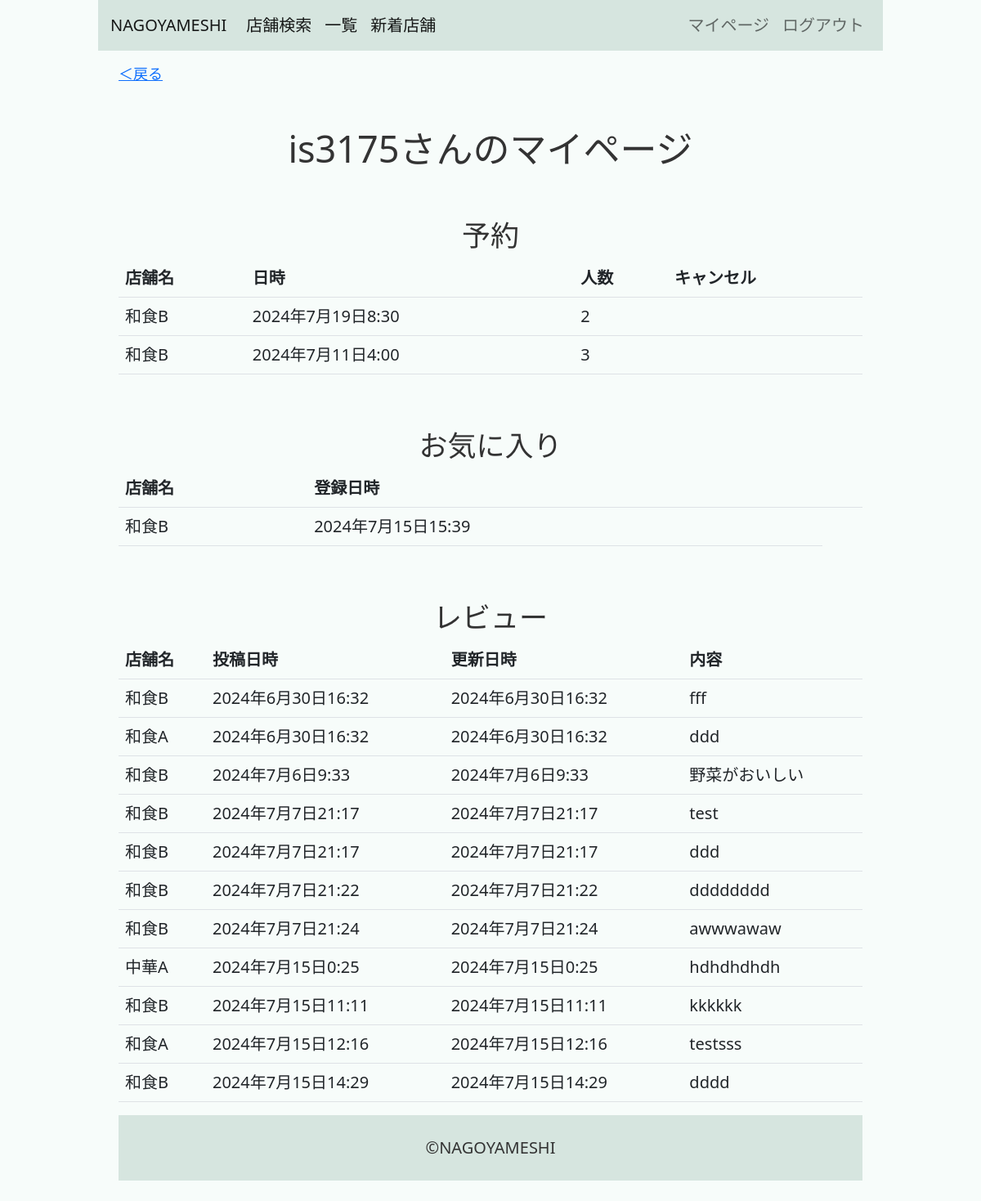
The app's page /mypage/ (signed in), older data.
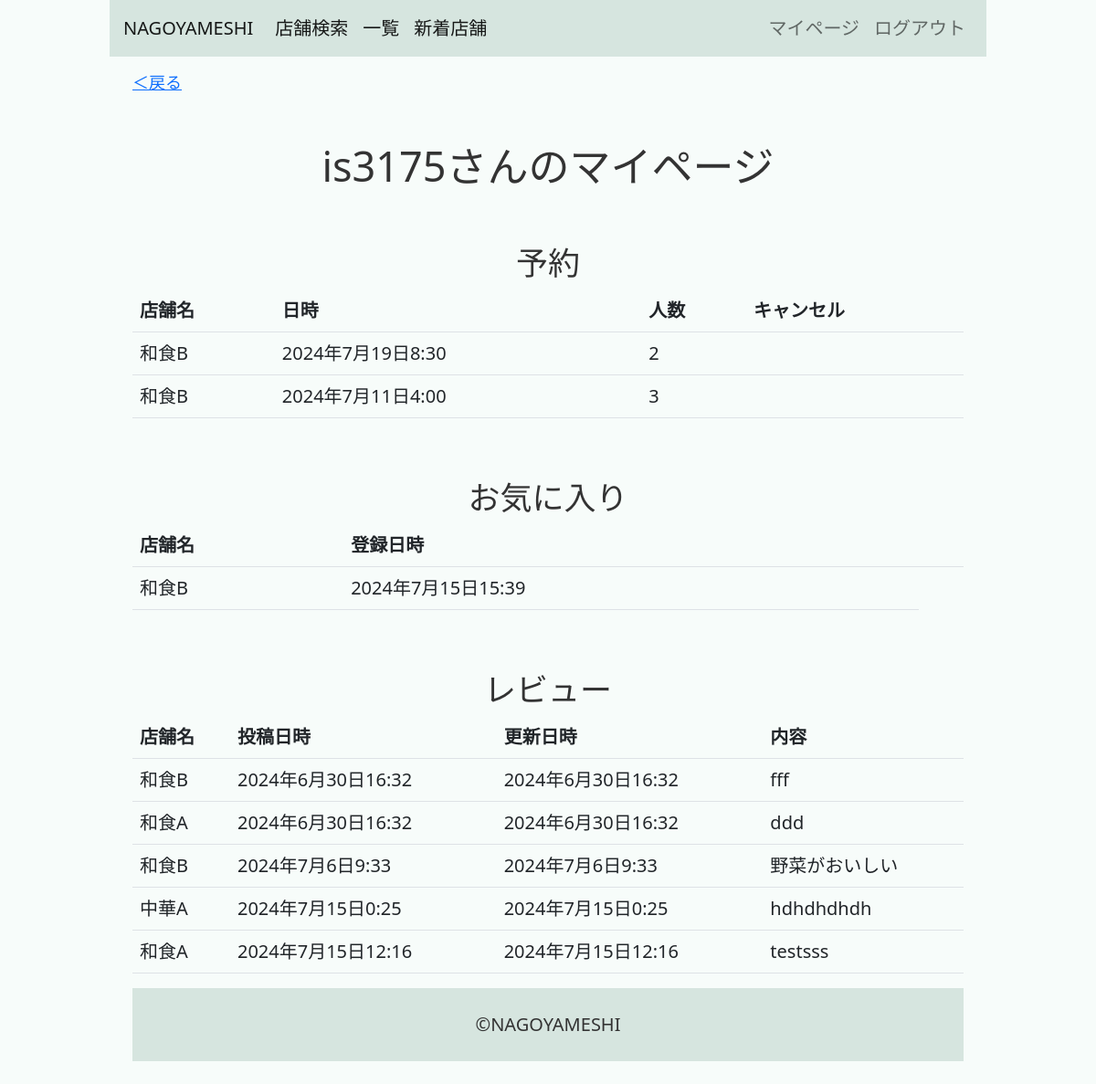
The same page, newer data.
### nagoyameshiapp/models.py (models this page shows, shortened)
class Reservation(models.Model):
    user        = models.ForeignKey(User, verbose_name="予約者", on_delete=models.CASCADE)
    restaurant  = models.ForeignKey(Restaurant, verbose_name="店舗", on_delete=models.CASCADE)
    datetime    = models.DateTimeField(verbose_name="予約日時")
    headcount   = models.PositiveIntegerField(verbose_name="人数")
    created_at  = models.DateTimeField(verbose_name="作成日時", default=timezone.now)
    updated_at  = models.DateTimeField(verbose_name="更新日時", auto_now=True)

class Restaurant(models.Model):
    category    = models.ForeignKey(Category, verbose_name="カテゴリ", on_delete=models.CASCADE)
    name        = models.CharField(verbose_name="名前", max_length=50)
    image       = models.ImageField(verbose_name="画像", upload_to="nagoyameshiapp/restaurant/image/",blank=True,null=True)
    description = models.CharField(verbose_name="店舗説明", max_length=500)
    start_at    = models.TimeField(verbose_name="営業開始時間", default=timezone.now)
    end_at      = models.TimeField(verbose_name="営業終了時間", default=timezone.now)
    cost        = models.PositiveIntegerField(verbose_name="価格帯", blank=True, null=True)
    post_code   = models.CharField(verbose_name="郵便番号", max_length=8, blank=True, null=True)
    address     = models.CharField(verbose_name="住所", max_length=100, blank=True)
    tel         = models.CharField(verbose_name="電話番号", max_length=11, blank=True, null=True)
    created_at  = models.DateTimeField(verbose_name="投稿日時", default=timezone.now)
    updated_at  = models.DateTimeField(verbose_name="更新日時", auto_now=True)
    def __str__(self):
        return self.name

class Favorite(models.Model):
    user        = models.ForeignKey(User, verbose_name="お気に入り登録者", on_delete=models.CASCADE)
    restaurant  = models.ForeignKey(Restaurant, verbose_name="店舗", on_delete=models.CASCADE)
    created_at  = models.DateTimeField(verbose_name="作成日時", default=timezone.now)

class Review(models.Model):
    restaurant  = models.ForeignKey(Restaurant, verbose_name="店舗", on_delete=models.CASCADE)
    user        = models.ForeignKey(User, verbose_name="投稿者", on_delete=models.CASCADE)
    content     = models.CharField(verbose_name="内容", max_length=100)
    created_at  = models.DateTimeField(verbose_name="投稿日時", default=timezone.now)
    updated_at  = models.DateTimeField(verbose_name="更新日時", auto_now=True)

### nagoyameshiapp/views.py (the view, shortened to what this page needs)
class MypageView(LoginRequiredMixin,View):
    def get(self, request, *args, **kwargs):
        context = {}
        context["reviews"]     =  Review.objects.filter(user=request.user)
        context["favorites"]   =  Favorite.objects.filter(user=request.user)
        context["reservations"] =  Reservation.objects.filter(user=request.user)
        context["deadline"]   =  timezone.now() + datetime.timedelta(days=1)
        return render(request, "nagoyameshiapp/mypage.html",context)

### templates/nagoyameshiapp/mypage.html (shortened to what this page needs)
{% extends "nagoyameshiapp/base.html" %}
{% block main %}
<article>
    <a href="#" onclick="history.back()" style="font-size: 18px; padding-top: 10px;">＜戻る</a>
    <h1 class="subtitle">{{ request.user.username }}さんのマイページ</h1>
    <h2 class="subtitle">予約</h2>
    <div>
        <table class="table">
            <tr>
                <th>店舗名</th>
                <th>日時</th>
                <th>人数</th>
                <th>キャンセル</th>
            </tr>
            {% for reservation in reservations %}
            <tr>
                <td>{{ reservation.restaurant }}</td>
                <td>{{ reservation.datetime }}</td>
                <td>{{ reservation.headcount }}</td>
                <td>
                </td>
            </tr>
            {% endfor %}
        </table>
    </div>
    <h2 class="subtitle">お気に入り</h2>
    <div>
        <table class="table">
            <tr>
                <th>店舗名</th>
                <th>登録日時</th>
                <th></th>
            </tr>
            {% for favorite in favorites %}
            <tr>
                <td>{{ favorite.restaurant }}</td>
                <td>{{ favorite.created_at }}</td>
            </tr>
            {% endfor %}
        </table>
    </div>
    <h2 class="subtitle">レビュー</h2>
    <div>
        <table class="table">
            <tr>
                <th>店舗名</th>
                <th>投稿日時</th>
                <th>更新日時</th>
                <th>内容</th>
            </tr>
            {% for review in reviews %}
            <tr>
                <td>{{ review.restaurant }}</td>
                <td>{{ review.created_at }}</td>
                <td>{{ review.updated_at }}</td>
                <td>{{ review.content }}</td>
            </tr>
            {% endfor %}
        </table>
    </div>
    {% endblock %}

Row changes from the older to the newer data that the page shows:
removed Review: restaurant "和食B", created_at "2024年7月7日21:17", updated_at "2024年7月7日21:17", content "test"
removed Review: restaurant "和食B", created_at "2024年7月7日21:17", updated_at "2024年7月7日21:17", content "ddd"
removed Review: restaurant "和食B", created_at "2024年7月7日21:22", updated_at "2024年7月7日21:22", content "dddddddd"
removed Review: restaurant "和食B", created_at "2024年7月7日21:24", updated_at "2024年7月7日21:24", content "awwwawaw"
removed Review: restaurant "和食B", created_at "2024年7月15日11:11", updated_at "2024年7月15日11:11", content "kkkkkk"
removed Review: restaurant "和食B", created_at "2024年7月15日14:29", updated_at "2024年7月15日14:29", content "dddd"
